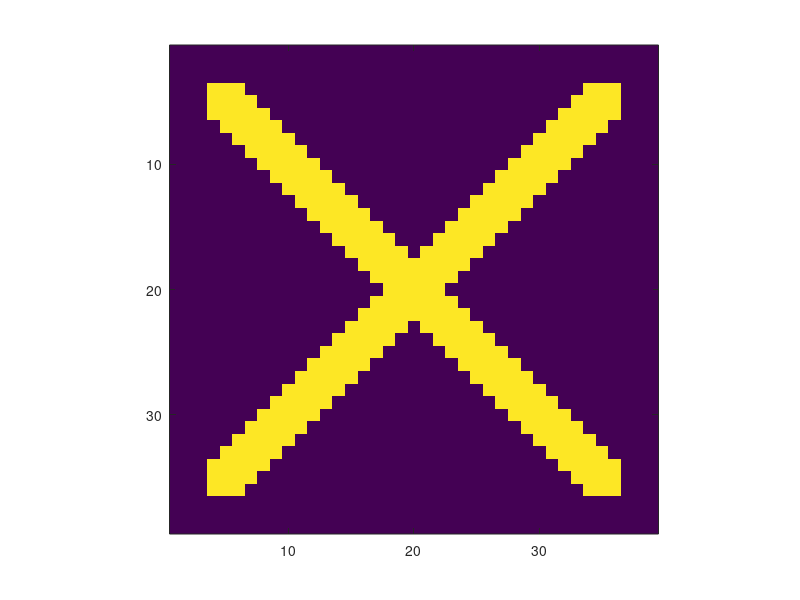
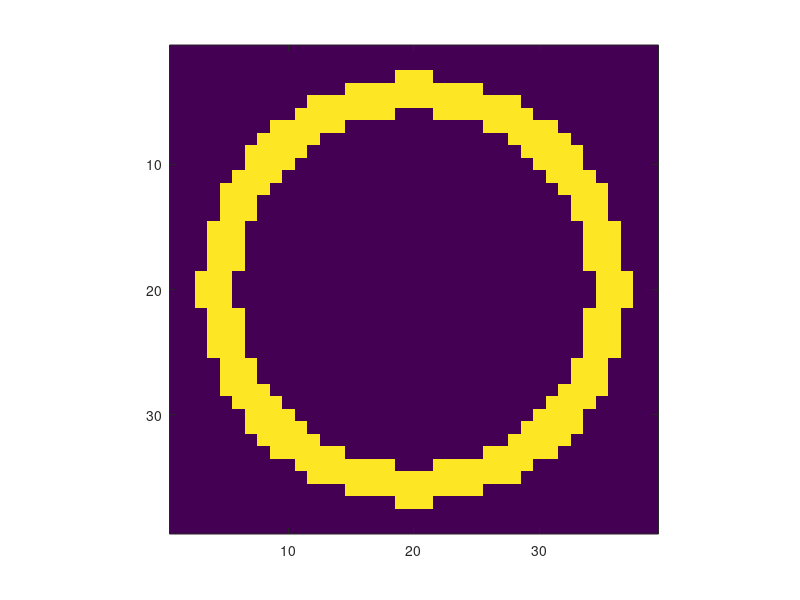

These figures' MATLAB source, in order:
%% Script to generate X and O shapes in all 9 locations for tic-tac-toe
%  Kevin Liang

%% Generate X shape
X = zeros(39);

for i = 1:39
    for j = 1:39
        if abs(i-j) < 3
            if(i<4  || i>36 || j<4 || j>36)
                continue
            end
            X(i,j) = 1;
        end
        if abs(40-(i+j)) < 3
            if(i<4  || i>36 || j<4 || j>36)
                continue
            end
            X(i,j) = 1;
        end
    end
end

figure(1), imagesc(X), axis square

% Place X in each of the 9 locations and save a corresponding txt file of
% values
for i=1:3
    for j=1:3
        full = [zeros(39,43*(i-1)), X, zeros(39,43*(3-i))];
        full = [zeros(43*(j-1),125); full; zeros(43*(3-j),125)];
        eval(sprintf('dlmwrite(''X%d.txt'',full,''delimiter'','' '')',(j-1)*3+i));
        eval(sprintf('X%d = full;',(j-1)*3+i));
    end     
end

%% Generate O shape
O = zeros(39);

for i = 1:39
    for j = 1:39
        r = (i-20)^2 + (j-20)^2;
        if r < 17.05^2 && r>14.05^2
            O(i,j) = 1;
        end
    end
end

figure(2), imagesc(O), axis square

% Place O in each of the 9 locations and save a corresponding txt file of
% values
for i=1:3
    for j=1:3
        full = [zeros(39,43*(i-1)), O, zeros(39,43*(3-i))];
        full = [zeros(43*(j-1),125); full; zeros(43*(3-j),125)];
        eval(sprintf('dlmwrite(''O%d.txt'',full,''delimiter'','' '')',(j-1)*3+i));
        eval(sprintf('O%d = full;',(j-1)*3+i));
    end     
end